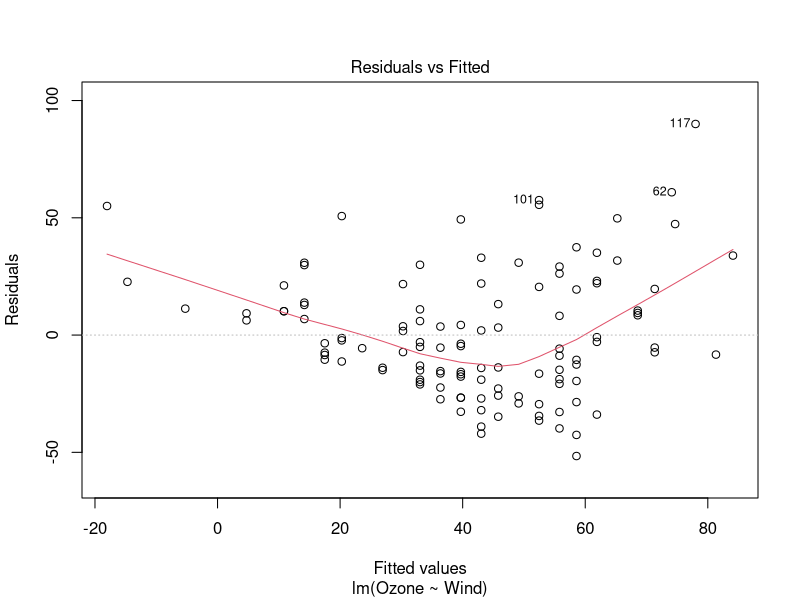
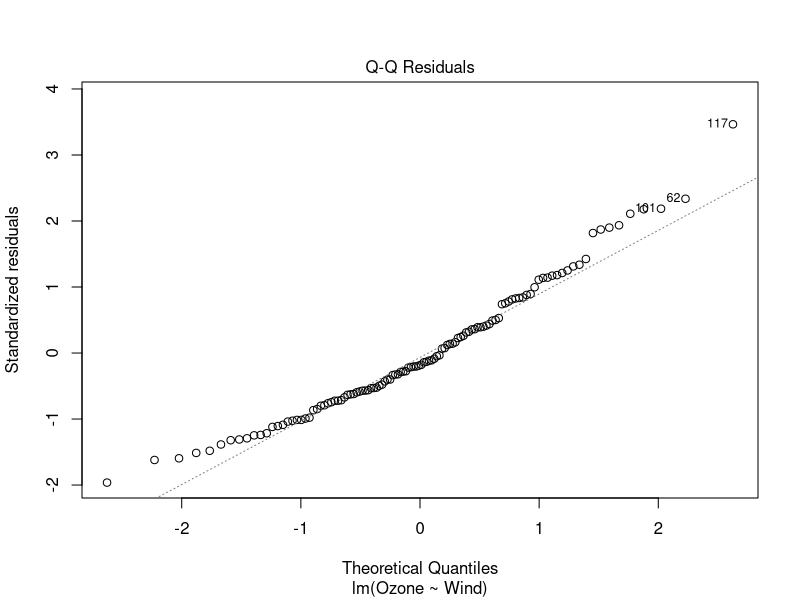
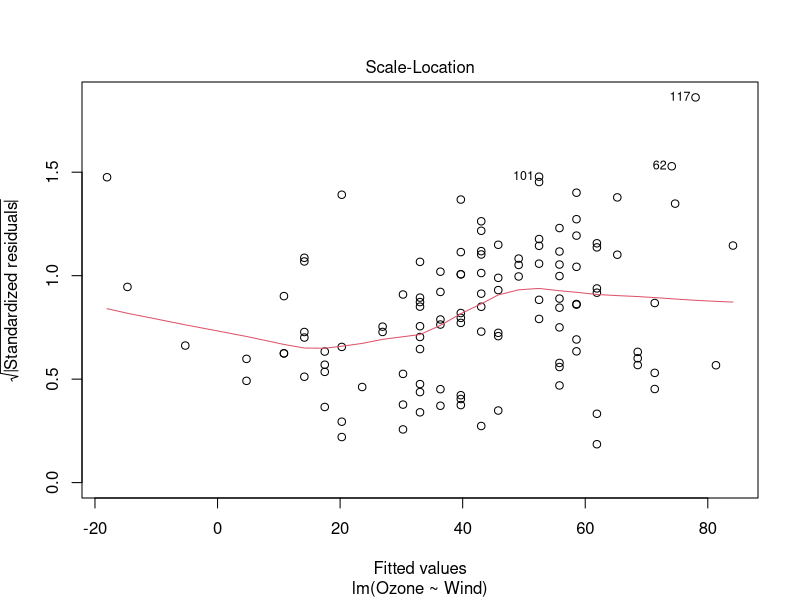
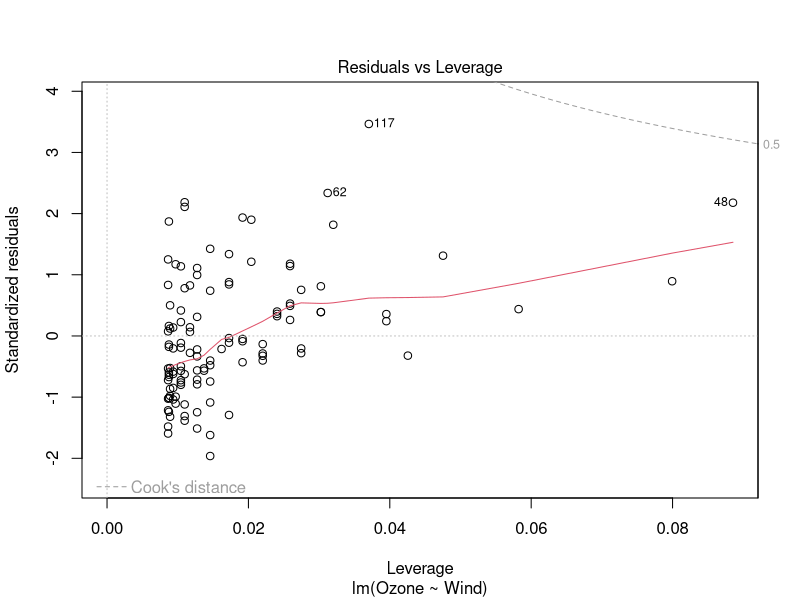
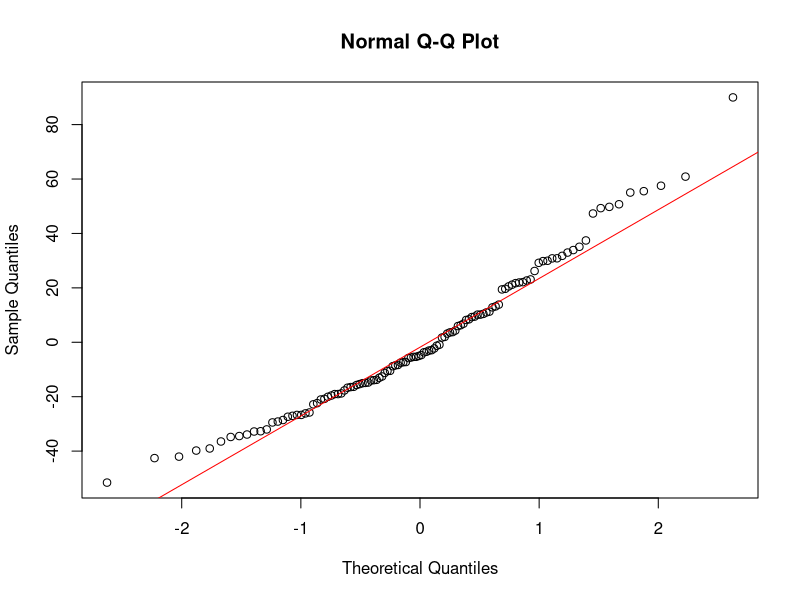

Write the R code that produced these figures, in order.
#Lab 8

####EXERCISE 4

data("airquality") #load air quality data

mod.ex4 = lm(Temp~Ozone, data=airquality) #make linear model
res.ex4 = residuals(mod.ex4) #calculate residuals
RSS.ex4 = sum(res.ex4^2) #calculate RSS
k = 2 #2 parameters
n = length(res.ex4) #n = 116 because res.ex4 has 116 values (after removing NAs from Temp and/or Ozone data)
#SSY = sum((y-ymean)^2); can calculate by doing deviance of null model after removing NAs
dat.new = subset(airquality, Ozone!="NA" & Temp!="NA") #remove NAs from data to prep for SSY calculation
SSY.ex4 = deviance(lm(Temp~1, data=dat.new)) #calculate SSY using null model with rows with NAs removed
adjR2 = 1 - (RSS.ex4/(n-k))/(SSY.ex4/(n-1))
adjR2
summary(mod.ex4) #check our R2 using the model summary
#adjusted R2 = 0.4832


#rewrite this code using variance:
SSY1.ex4 = var(dat.new$Temp)*115 #this should be equal to SSY.ex4
#114 = degrees of freedom of residuals
#115 = degrees of freedom of the sample
newR2 = 1 - (RSS.ex4/(n-k))/(SSY1.ex4/(n-1))
newR2
#newR2 = 0.4832, which is equal to the above previous calculation and the computer-calculated value.

#### EXERCISE 5

model = lm(Ozone~Wind, data=airquality)
plot(model)
#this plot function generates graphs of the residuals, a qqplot, and square root of residuals,
#which can be used to check for independency, homoscedasticity, and normality (ignoring fourth graph).

library(lmtest)
dwtest(model, alternative=c("two.sided"))
#This test confirms that there is no lack of dependency, as our p-value is less than .05

bptest(model)
#This tests for homoscedasticity. Our p-value is less than .05, so our residuals are not homoscedastistic.

qqnorm(residuals(model))
qqline(residuals(model), col="red")
#The plot stays close to the redline, indicating that our residuals are normally distributed.

shapiro.test(residuals(model))
#However, our p-value here is less than .05, indicating that the residuals are not normally distributed.
#This would make me decide that our residuals are not normally distributed, despite the q-q plot.
